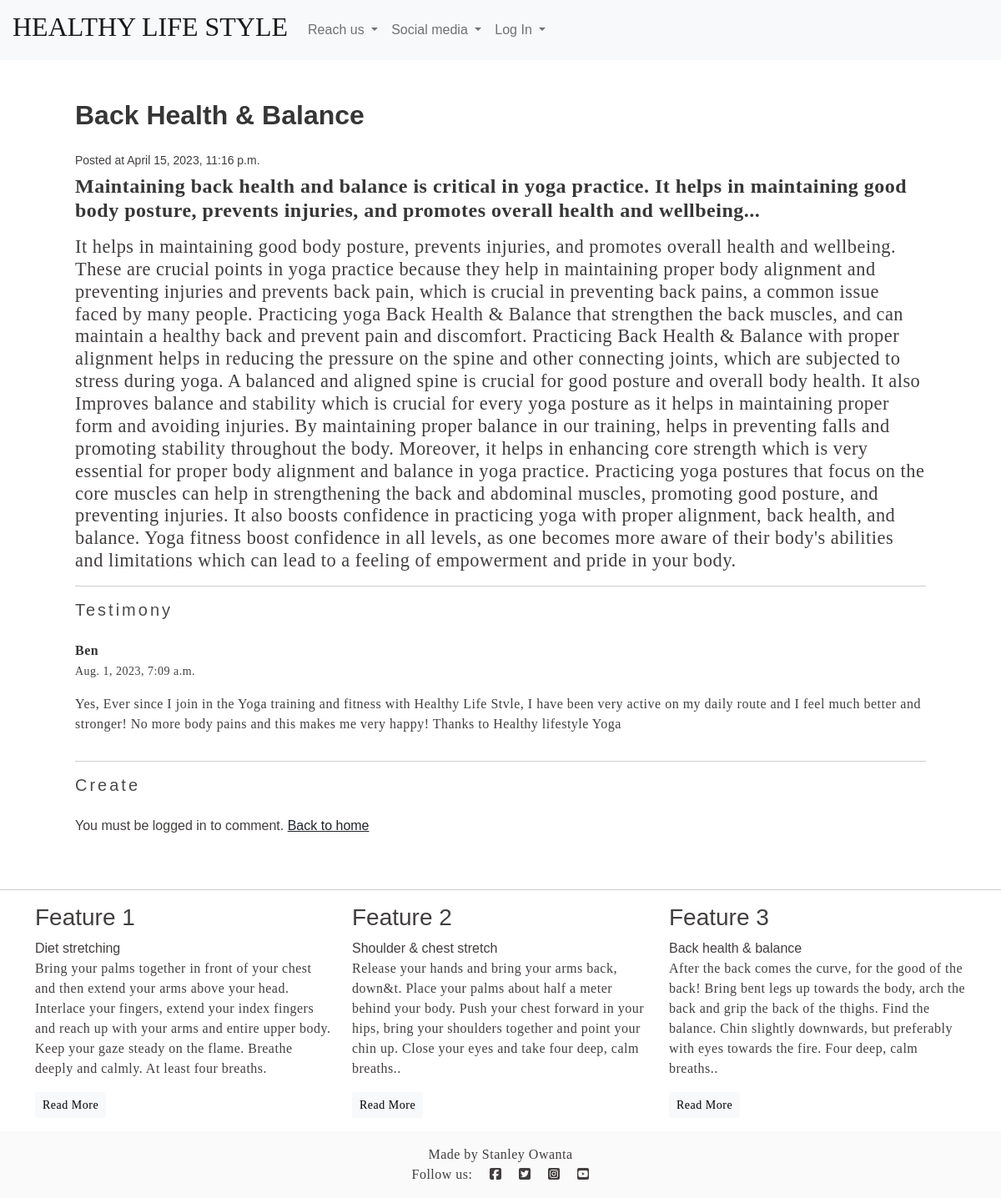
The app's page /-Balance-/ with its own data.
### yogapp/models.py (models this page shows, shortened)
class Post(models.Model):
    title = models.CharField(max_length=255)
    author = models.ForeignKey(User, on_delete=models.CASCADE)
    slug = models.SlugField()
    intro = models.TextField()
    body = models.TextField()
    created_on = models.DateTimeField(auto_now_add=True)
    class Meta:
        ordering = ["-created_on"]

class Comment(models.Model):
    author = models.ForeignKey(User, on_delete=models.CASCADE, default='')
    post = models.ForeignKey(
        Post, related_name='comments', on_delete=models.CASCADE)
    name = models.CharField(max_length=255)
    email = models.EmailField()
    body = models.TextField()
    created_on = models.DateTimeField(auto_now_add=True)
    class Meta:
        ordering = ["-created_on"]

### yogapp/views.py (the view)
# urls.py: path('<slug:slug>/', views.post_detail, name='post_detail'),
def post_detail(request, slug):
    post = Post.objects.get(slug=slug)
    if request.method == 'POST':
        form = CommentForm(request.POST)
        if form.is_valid():
            comment = form.save(commit=False)
            comment.post = post
            comment.author = request.user
            comment.save()
            messages.success(request, 'Comment created successfully')
            return redirect('post_detail', slug=post.slug)
        else:
            messages.error(request, 'Error creating comment')
    else:
        form = CommentForm()
    return render(
        request,
        'blog/post_detail.html',
        {'post': post, 'form': form}
    )

### yogapp/templates/blog/post_detail.html (shortened to what this page needs)
{% extends 'base.html' %}
{% block content %}
<h3 class="title">{{ post.title }}</h3>
<small>Posted at {{ post.created_on }}</small>
<h4>
    <p><strong>{{ post.intro }}</strong></p>
</h4>
<h5>
    <p>{{ post.body }}</p>
</h5>
<hr>
<h4 class="subtitle">Testimony</h4>
{% for comment in post.comments.all %}
<article class="media">
    <div class="media-content">
        <div class="content">
            <p><strong>{{ comment.name }}</strong>
                <br><small>{{ comment.created_on }}</small>
            </p>
            <p>{{ comment.body }}</p>
        </div>
    </div>
</article>
{% empty %}
<div class="notification">
    <p>No comments yet!</p>
</div>
{% endfor %}
<hr>
<h4 class="subtitle">Create</h4>
{% if request.user.is_authenticated %}
<form method="post" action="{% url 'post_detail' post.slug %}">
    {% csrf_token %}
    {{ form.as_p }}
    <button class="button is-success w-100 my-3" type="submit">Submit</button>
</form>
{% else %}
You must be logged in to comment.
{% endif %}
<a class="text-dark" href="{% url 'frontpage' %}"> Back to home</a>
{% endblock %}

### static/css/style.css (style rules this page uses)
body { background-color: #f8f8f808; color: #423e3e; font-family: sans-serif, sans-serif; }
h4 { margin-top: 5px; letter-spacing: 3px; }
h5 { font-family: serif, sans-serif; font-size: 140%; margin-top: 1px; }
p { font-family: serif, sans-serif; letter-spacing: 0.5px; }

### records on screen
Post: title "Back Health & Balance", created_on "April 15, 2023, 11:16 p.m.", intro "Maintaining back health and balance is critical in yoga practice. It helps in maintaining good body posture, prevents injuries, and promotes overall health and wellbeing...", body "It helps in maintaining good body posture, prevents injuries, and promotes overall health and wellbeing. These are crucial points in yoga practice because they help in maintaining proper body alignment and preventing injuries and prevents back pain, which is crucial in preventing back pains, a common issue faced by many people. Practicing yoga Back Health & Balance that strengthen the back muscles, and can maintain a healthy back and prevent pain and discomfort. Practicing Back Health & Balance with proper alignment helps in reducing the pressure on the spine and other connecting joints, which are subjected to stress during yoga. A balanced and aligned spine is crucial for good posture and…"
Comment: name "Ben", created_on "Aug. 1, 2023, 7:09 a.m.", body "Yes, Ever since I join in the Yoga training and fitness with Healthy Life Stvle, I have been very active on my daily route and I feel much better and stronger! No more body pains and this makes me very happy! Thanks to Healthy lifestyle Yoga"
